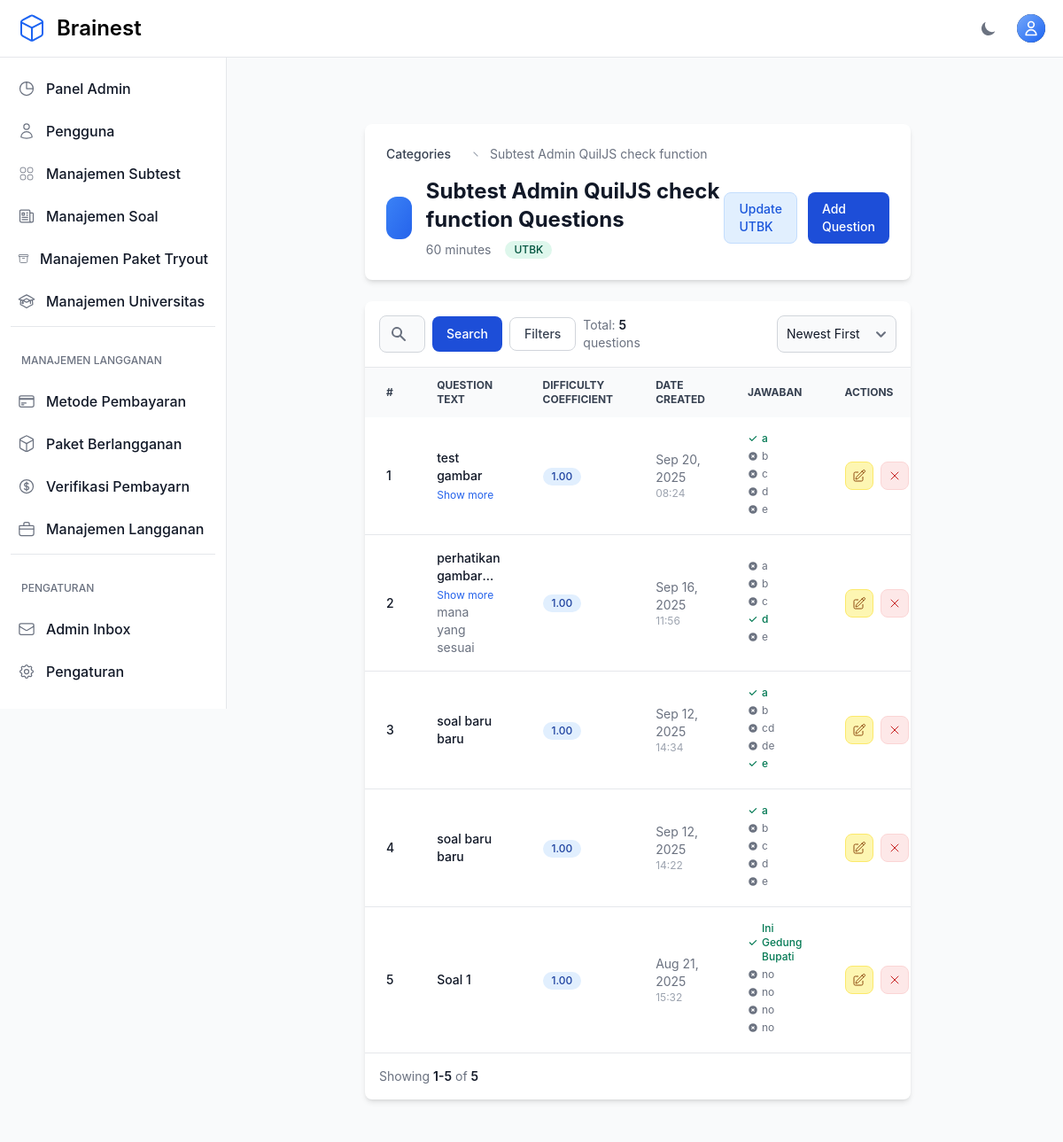
The app's page /teacher/categories/43/questions/ (signed in) with its own data.
### otosapp/models.py (models this page shows, shortened)
class Category(models.Model):
    SCORING_METHODS = [
        ('default', 'Default'),
        ('custom', 'Custom'),
        ('utbk', 'UTBK'),
    ]
    category_name = models.CharField(max_length=200)
    time_limit = models.IntegerField(default=60, help_text="Time limit in minutes (default: 60 minutes)")
    scoring_method = models.CharField(max_length=10, choices=SCORING_METHODS, default='default')
    passing_score = models.FloatField(default=75.0, help_text="Minimum score required to pass (0-100)")
    release_date = models.DateTimeField(default=timezone.now, help_text="Tanggal rilis subtest ini")
    created_by = models.ForeignKey(
        User,
        on_delete=models.SET_NULL,
        null=True,
        blank=True,
        related_name='categories_created',
        help_text='Teacher who created this category'
    )
    teachers = models.ManyToManyField(
        User,
        related_name='teaching_categories',
        blank=True,
        help_text='Additional teachers assigned to this category'
    )

class Question(models.Model):
    QUESTION_TYPES = [
        ('multiple_choice', 'Pilihan Ganda'),
        ('essay', 'Isian/Essay'),
    ]
    question_text = models.TextField('Text')
    pub_date = models.DateTimeField('date published')
    category = models.ForeignKey(Category, on_delete=models.CASCADE)
    custom_weight = models.FloatField(default=0, help_text="Custom weight for scoring (0-100)")
    difficulty_coefficient = models.FloatField(default=1.0, help_text="UTBK difficulty coefficient (auto-calculated)")
    question_type = models.CharField(max_length=20, choices=QUESTION_TYPES, default='multiple_choice', help_text="Tipe soal: pilihan ganda atau isian")
    correct_answer_text = models.TextField(blank=True, null=True, help_text="Jawaban benar untuk soal isian (pisahkan dengan koma jika ada beberapa jawaban yang benar)")
    explanation = models.TextField(blank=True, null=True, help_text="Pembahasan atau penjelasan mengapa jawabannya demikian (opsional)")

class Choice(models.Model):
    question = models.ForeignKey(Question, on_delete=models.CASCADE, related_name='choices')
    choice_text = models.TextField('Text')
    choice_image = models.ImageField(
        upload_to='choice_images/',
        blank=True,
        null=True,
        storage=get_storage,
        max_length=500,
        help_text="DEPRECATED: Use WYSIWYG editor in choice_text instead. Kept for existing data compatibility."
    )
    is_correct = models.BooleanField(default=False)

### otosapp/views.py (the view)
# urls.py: path('teacher/categories/<int:category_id>/questions/', views.teacher_question_list, name='teacher_question_list'),
@login_required
@admin_or_teacher_required
def teacher_question_list(request, category_id):
    category = get_object_or_404(Category, id=category_id)
    if not (request.user.is_admin() or category.created_by == request.user or category.teachers.filter(pk=request.user.pk).exists()):
        raise PermissionDenied
    questions = Question.objects.filter(category=category).order_by('-pub_date')
    paginator = Paginator(questions, 10)
    page = request.GET.get('page')
    try:
        questions_page = paginator.page(page)
    except PageNotAnInteger:
        questions_page = paginator.page(1)
    except EmptyPage:
        questions_page = paginator.page(paginator.num_pages)
    return render(request, 'teacher/question_list.html', {'questions': questions_page, 'category': category})

### otosapp/models.py (called while the page is built)
    def is_admin(self):
        return self.role and self.role.role_name == 'Admin'

### otosapp/templates/teacher/question_list.html (shortened to what this page needs)
{% extends 'base.html' %}
{% load custom_filters %}
{% block content %}
<section class="bg-gray-50 dark:bg-gray-900 p-3 sm:p-5 antialiased">
  <div class="mx-auto max-w-screen-xl px-4 lg:px-12">
    <div class="bg-white dark:bg-gray-800 relative shadow-md sm:rounded-lg overflow-hidden mb-6">
      <div class="p-6">
        <nav class="flex mb-4" aria-label="Breadcrumb">
          <ol class="inline-flex items-center space-x-1 md:space-x-3">
            <li class="inline-flex items-center">
              <a href="{% url 'teacher_student_list' %}" class="inline-flex items-center text-sm font-medium text-gray-700 hover:text-primary-600 dark:text-gray-400 dark:hover:text-white">Categories</a>
            </li>
            <li>
              <div class="flex items-center">
                <svg class="w-4 h-4 text-gray-400 mx-2" fill="currentColor" viewBox="0 0 20 20"><path d="M7 7l6 6" stroke="currentColor" stroke-width="1.5" fill="none"/></svg>
                <span class="text-sm text-gray-500">{{ category.category_name }}</span>
              </div>
            </li>
          </ol>
        </nav>
        <div class="flex flex-col lg:flex-row items-start lg:items-center justify-between space-y-4 lg:space-y-0">
          <div class="flex items-center space-x-4">
            <div class="flex items-center justify-center w-12 h-12 bg-gradient-to-br from-primary-500 to-primary-600 rounded-xl">
              <svg class="w-6 h-6 text-white" fill="currentColor" viewBox="0 0 20 20"></svg>
            </div>
            <div>
              <h1 class="text-2xl font-bold text-gray-900 dark:text-white">{{ category.category_name }} Questions</h1>
              <div class="flex items-center space-x-4 mt-2">
                <span class="text-sm text-gray-500 dark:text-gray-400">{{ category.time_limit }} minutes</span>
                <span class="inline-flex items-center px-2.5 py-0.5 rounded-full text-xs font-medium {% if category.scoring_method == 'utbk' %}bg-green-100 text-green-800 dark:bg-green-900 dark:text-green-300{% elif category.scoring_method == 'custom' %}bg-purple-100 text-purple-800 dark:bg-purple-900 dark:text-purple-300{% else %}bg-blue-100 text-blue-800 dark:bg-blue-900 dark:text-blue-300{% endif %}">
                  {{ category.get_scoring_method_display }}
                </span>
              </div>
            </div>
          </div>
          <div class="flex flex-col sm:flex-row gap-3">
            {% if category.scoring_method == 'utbk' %}
            <a href="{% url 'update_utbk_coefficients' category.id %}" class="flex items-center justify-center px-4 py-2 text-sm font-medium text-blue-700 bg-blue-100 border border-blue-200 rounded-lg hover:bg-blue-200 focus:ring-4 focus:ring-blue-300 dark:bg-blue-900 dark:text-blue-300 dark:border-blue-700 dark:hover:bg-blue-800">Update UTBK</a>
            {% endif %}
            <a href="{% url 'teacher_question_create' category.id %}" class="flex items-center justify-center text-white bg-primary-700 hover:bg-primary-800 focus:ring-4 focus:ring-primary-300 font-medium rounded-lg text-sm px-4 py-2 dark:bg-primary-600 dark:hover:bg-primary-700 focus:outline-none dark:focus:ring-primary-800">Add Question</a>
          </div>
        </div>
      </div>
    </div>
    <div class="bg-white dark:bg-gray-800 relative shadow-md sm:rounded-lg overflow-hidden">
      <div class="flex flex-col md:flex-row items-center justify-between space-y-3 md:space-y-0 md:space-x-4 p-4 border-b border-gray-200 dark:border-gray-700">
        <div class="w-full md:w-1/2">
          <form method="GET" class="flex items-center space-x-2">
            <div class="relative flex-1">
              <div class="absolute inset-y-0 left-0 flex items-center pl-3 pointer-events-none">
              </div>
              <input type="text" name="search" value="{{ request.GET.search }}" class="bg-gray-50 border border-gray-300 text-gray-900 text-sm rounded-lg focus:ring-primary-500 focus:border-primary-500 block w-full pl-10 p-2.5 dark:bg-gray-700 dark:border-gray-600 dark:placeholder-gray-400 dark:text-white" placeholder="Search questions and choices...">
            </div>
            <button type="submit" class="flex items-center justify-center px-4 py-2.5 text-sm font-medium text-white bg-primary-700 hover:bg-primary-800 focus:ring-4 focus:ring-primary-300 rounded-lg dark:bg-primary-600 dark:hover:bg-primary-700">Search</button>
            <button type="button" onclick="toggleFilters()" class="flex items-center justify-center px-4 py-2 text-sm font-medium text-gray-700 bg-white border border-gray-300 rounded-lg hover:bg-gray-50">Filters</button>
            <div class="ml-auto text-sm text-gray-500">Total: <span class="font-semibold text-gray-900 dark:text-white">{{ questions.paginator.count }}</span> questions</div>
          </form>
        </div>
        <div class="flex items-center space-x-2">
          <form method="GET" class="inline">
            <select name="sort" onchange="this.form.submit()" class="bg-gray-50 border border-gray-300 text-gray-900 text-sm rounded-lg p-2.5 dark:bg-gray-700 dark:border-gray-600 dark:text-white">
              <option value="-pub_date" {% if request.GET.sort == '-pub_date' or not request.GET.sort %}selected{% endif %}>Newest First</option>
            </select>
          </form>
        </div>
      </div>
      <div class="overflow-x-auto">
        <table class="w-full text-sm text-left text-gray-500 dark:text-gray-400">
          <thead class="text-xs text-gray-700 uppercase bg-gray-50 dark:bg-gray-700 dark:text-gray-400">
            <tr>
              <th scope="col" class="px-6 py-3">#</th>
              <th scope="col" class="px-6 py-3">Question Text</th>
              <th scope="col" class="px-6 py-3">Difficulty Coefficient</th>
              <th scope="col" class="px-6 py-3">Date Created</th>
              <th scope="col" class="px-6 py-3 choices-mobile-hidden">Jawaban</th>
              <th scope="col" class="px-6 py-3">Actions</th>
            </tr>
          </thead>
          <tbody>
            {% for question in questions %}
            <tr class="border-b dark:border-gray-700 hover:bg-gray-50 dark:hover:bg-gray-700 transition-colors">
              <td class="px-6 py-4 text-sm font-medium text-gray-900 dark:text-white">{{ forloop.counter }}</td>
              <td class="px-6 py-4">
                <div class="max-w-md">
                  <div class="text-sm font-medium text-gray-900 dark:text-white line-clamp-2">
                    {{ question.question_text|smart_question_text|striptags|truncatechars:100 }}
                  </div>
                  {% if question.question_text|length > 100 %}
                  <button onclick="toggleFullText({{ forloop.counter }})" class="text-xs text-primary-600 hover:text-primary-700 dark:text-primary-400 mt-1">
                    Show more
                  </button>
                  <div id="fulltext-{{ forloop.counter }}" class="hidden mt-2 text-sm text-gray-700 dark:text-gray-300">
                    {{ question.question_text|smart_question_text }}
                  </div>
                  {% endif %}
                </div>
              </td>
              <td class="px-6 py-4">
                <span class="inline-flex items-center px-2.5 py-0.5 rounded-full text-xs font-medium bg-blue-100 text-blue-800 dark:bg-blue-900 dark:text-blue-300">
                  {{ question.difficulty_coefficient|default:question.custom_weight|floatformat:2|default:'-' }}
                </span>
              </td>
              <td class="px-6 py-4 text-sm text-gray-500 dark:text-gray-400">
                {% if question.pub_date %}
                  {{ question.pub_date|date:'M d, Y' }}
                  <div class="text-xs text-gray-400 dark:text-gray-500">{{ question.pub_date|time:'H:i' }}</div>
                {% endif %}
              </td>
              <td class="px-6 py-4 choices-mobile-hidden">
                <div class="max-w-xs choices-container">
                  {% if question.question_type == 'essay' %}
                    <div class="flex items-start">
                      <div class="flex-1">
                        <div class="text-sm text-gray-900 dark:text-white font-medium">
                          {{ question.correct_answer_text|truncatechars:50 }}
                        </div>
                        {% if question.correct_answer_text|length > 50 %}
                        <button onclick="toggleEssayAnswer({{ forloop.counter }})" class="text-xs text-primary-600 hover:text-primary-700 dark:text-primary-400 mt-1">
                          Show full answer
                        </button>
                        <div id="essay-answer-{{ forloop.counter }}" class="hidden mt-2 text-sm text-gray-700 dark:text-gray-300 p-3 bg-gray-50 dark:bg-gray-800 rounded-lg border border-gray-200 dark:border-gray-600">
                          {{ question.correct_answer_text }}
                        </div>
                        {% endif %}
                      </div>
                    </div>
                  {% else %}
                    {% for choice in question.choices.all %}
                    <div class="flex items-center space-x-1 text-xs mb-1">
                      {% if choice.is_correct %}
                        <div class="flex items-center text-green-600">
                          <svg class="w-3 h-3 mr-1 flex-shrink-0" fill="currentColor" viewBox="0 0 20 20">
                            <path fill-rule="evenodd" d="M16.707 5.293a1 1 0 010 1.414l-8 8a1 1 0 01-1.414 0l-4-4a1 1 0 011.414-1.414L8 12.586l7.293-7.293a1 1 0 011.414 0z" clip-rule="evenodd"></path>
                          </svg>
                          <span class="font-medium">{{ choice.choice_text|smart_question_text|striptags|truncatechars:25 }}</span>
                        </div>
                      {% else %}
                        <div class="flex items-center text-gray-500 dark:text-gray-400">
                          <span>{{ choice.choice_text|smart_question_text|striptags|truncatechars:25 }}</span>
                        </div>
                      {% endif %}
                    </div>
                    {% endfor %}
                  {% endif %}
                </div>
              </td>
              <td class="px-6 py-4">
                <div class="flex items-center space-x-2">
                  <a href="{% url 'teacher_question_update' question.id %}" class="flex items-center justify-center w-8 h-8 text-sm font-medium text-yellow-700 bg-yellow-100 border border-yellow-200 rounded-lg hover:bg-yellow-200 dark:bg-yellow-900 dark:text-yellow-300 dark:border-yellow-700 dark:hover:bg-yellow-800" title="Edit">
                  </a>
                  <button type="button" data-delete-id="{{ question.id }}" data-modal-target="deleteModal" data-modal-toggle="deleteModal" class="delete-btn flex items-center justify-center w-8 h-8 text-sm font-medium text-red-700 bg-red-100 border border-red-200 rounded-lg hover:bg-red-200 dark:bg-red-900 dark:text-red-300 dark:border-red-700 dark:hover:bg-red-800" title="Delete">
                    <svg xmlns="http://www.w3.org/2000/svg" fill="none" viewBox="0 0 24 24" stroke-width="1.5" stroke="currentColor" class="w-4 h-4">
                      <path stroke-linecap="round" stroke-linejoin="round" d="M6 18 18 6M6 6l12 12" />
                    </svg>
                  </button>
                </div>
              </td>
            </tr>
            {% endfor %}
      </div>
      <nav class="flex flex-col md:flex-row justify-between items-start md:items-center space-y-3 md:space-y-0 p-4">
        <span class="text-sm font-normal text-gray-500 dark:text-gray-400">Showing <span class="font-semibold text-gray-900 dark:text-white">{{ questions.start_index }}-{{ questions.end_index }}</span> of <span class="font-semibold text-gray-900 dark:text-white">{{ questions.paginator.count }}</span></span>
      </nav>
    </div>
  </div>
{% endblock %}

### records on screen
Category: category_name "Subtest Admin QuilJS check function", time_limit "60", scoring_method "UTBK"
Question: question_text|smart_question_text "test gambar", difficulty_coefficient "1.00", pub_date "Sep 20, 2025", pub_date "08:24"
Choice: choice_text|smart_question_text "a"
Choice: choice_text|smart_question_text "b"
Choice: choice_text|smart_question_text "c"
Choice: choice_text|smart_question_text "d"
Choice: choice_text|smart_question_text "e"
Question: question_text|smart_question_text "perhatikan…", question_text|smart_question_text "mana yang sesuai", difficulty_coefficient "1.00", pub_date "Sep 16, 2025", pub_date "11:56"
Choice: choice_text|smart_question_text "a"
Choice: choice_text|smart_question_text "b"
Choice: choice_text|smart_question_text "c"
Choice: choice_text|smart_question_text "d"
Choice: choice_text|smart_question_text "e"
Question: question_text|smart_question_text "soal baru baru", difficulty_coefficient "1.00", pub_date "Sep 12, 2025", pub_date "14:34"
Choice: choice_text|smart_question_text "a"
Choice: choice_text|smart_question_text "b"
Choice: choice_text|smart_question_text "cd"
Choice: choice_text|smart_question_text "de"
Choice: choice_text|smart_question_text "e"
Question: question_text|smart_question_text "soal baru baru", difficulty_coefficient "1.00", pub_date "Sep 12, 2025", pub_date "14:22"
Choice: choice_text|smart_question_text "a"
Choice: choice_text|smart_question_text "b"
Choice: choice_text|smart_question_text "c"
Choice: choice_text|smart_question_text "d"
Choice: choice_text|smart_question_text "e"
Question: question_text|smart_question_text "Soal 1", difficulty_coefficient "1.00", pub_date "Aug 21, 2025", pub_date "15:32"
Choice: choice_text|smart_question_text "Ini Gedung Bupati"
Choice: choice_text|smart_question_text "no"
Choice: choice_text|smart_question_text "no"
Choice: choice_text|smart_question_text "no"
Choice: choice_text|smart_question_text "no"

### other values on screen
{{ questions.paginator.count }} "5"
{{ questions.start_index }} "1"
{{ questions.end_index }} "5"
